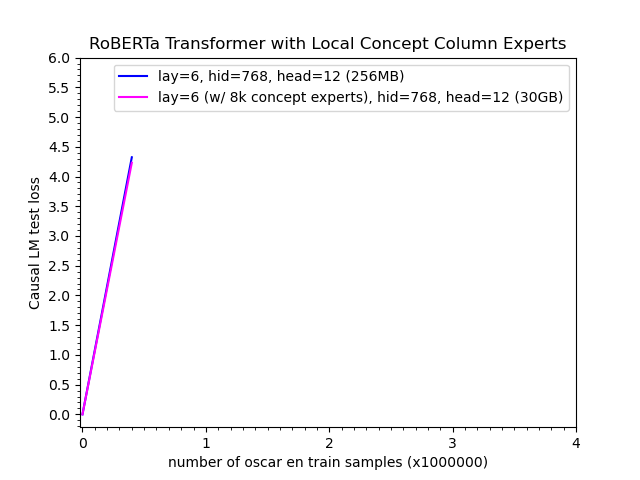

The script that drew this image:
import matplotlib.pyplot as plt
import numpy as np

x = np.array([0, 0.4, 1, 2, 3, 4])
y1 = np.array([0, 4.323465, np.nan, np.nan, np.nan, np.nan])
y2 = np.array([0, 4.231776993989945, np.nan, np.nan, np.nan, np.nan])

l1, = plt.plot(x, y1, color='blue', label='lay=6, hid=768, head=12 (256MB)')
l2, = plt.plot(x, y2, color='magenta', label='lay=6 (w/ 8k concept experts), hid=768, head=12 (30GB)')

plt.xticks(np.arange(min(x), max(x)+1, 1.0))
plt.minorticks_on()
plt.gca().xaxis.set_minor_locator(plt.MultipleLocator(0.1))  # Minor ticks (every 0.1)
plt.yticks(np.arange(0, 6.0+0.1, 0.5))

plt.xlabel("number of oscar en train samples (x1000000)")
plt.ylabel("Causal LM test loss")
plt.title("RoBERTa Transformer with Local Concept Column Experts")

plt.legend(handles=[l1, l2])

plt.show()
